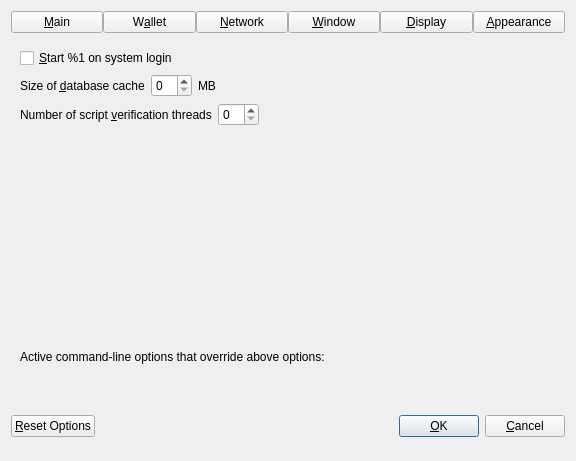
<?xml version="1.0" encoding="UTF-8"?>
<ui version="4.0">
 <class>OptionsDialog</class>
 <widget class="QDialog" name="OptionsDialog">
  <property name="geometry">
   <rect>
    <x>0</x>
    <y>0</y>
    <width>576</width>
    <height>402</height>
   </rect>
  </property>
  <property name="windowTitle">
   <string>Options</string>
  </property>
  <property name="modal">
   <bool>true</bool>
  </property>
  <layout class="QVBoxLayout" name="verticalLayout">
   <item>
    <layout class="QHBoxLayout" name="horizontalLayout_Buttons_2">
     <property name="spacing">
      <number>0</number>
     </property>
     <property name="topMargin">
      <number>0</number>
     </property>
     <item>
      <widget class="QPushButton" name="btnMain">
       <property name="text">
        <string>&amp;Main</string>
       </property>
       <property name="checkable">
        <bool>true</bool>
       </property>
      </widget>
     </item>
     <item>
      <widget class="QPushButton" name="btnWallet">
       <property name="text">
        <string>W&amp;allet</string>
       </property>
       <property name="checkable">
        <bool>true</bool>
       </property>
      </widget>
     </item>
     <item>
      <widget class="QPushButton" name="btnNetwork">
       <property name="text">
        <string>&amp;Network</string>
       </property>
       <property name="checkable">
        <bool>true</bool>
       </property>
      </widget>
     </item>
     <item>
      <widget class="QPushButton" name="btnWindow">
       <property name="text">
        <string>&amp;Window</string>
       </property>
       <property name="checkable">
        <bool>true</bool>
       </property>
      </widget>
     </item>
     <item>
      <widget class="QPushButton" name="btnDisplay">
       <property name="text">
        <string>&amp;Display</string>
       </property>
       <property name="checkable">
        <bool>true</bool>
       </property>
      </widget>
     </item>
     <item>
      <widget class="QPushButton" name="btnAppearance">
       <property name="text">
        <string>&amp;Appearance</string>
       </property>
       <property name="checkable">
        <bool>true</bool>
       </property>
      </widget>
     </item>
    </layout>
   </item>
   <item>
    <widget class="QStackedWidget" name="stackedWidgetOptions">
     <property name="minimumSize">
      <size>
       <width>0</width>
       <height>0</height>
      </size>
     </property>
     <property name="currentIndex">
      <number>0</number>
     </property>
     <widget class="QWidget" name="pageMain">
      <layout class="QVBoxLayout" name="verticalLayout_Main">
       <item>
        <widget class="QCheckBox" name="bitcoinAtStartup">
         <property name="toolTip">
          <string>Automatically start %1 after logging in to the system.</string>
         </property>
         <property name="text">
          <string>&amp;Start %1 on system login</string>
         </property>
        </widget>
       </item>
       <item>
        <layout class="QHBoxLayout" name="horizontalLayout_2_Main">
         <item>
          <widget class="QLabel" name="databaseCacheLabel">
           <property name="text">
            <string>Size of &amp;database cache</string>
           </property>
           <property name="textFormat">
            <enum>Qt::PlainText</enum>
           </property>
           <property name="buddy">
            <cstring>databaseCache</cstring>
           </property>
          </widget>
         </item>
         <item>
          <widget class="QSpinBox" name="databaseCache"/>
         </item>
         <item>
          <widget class="QLabel" name="databaseCacheUnitLabel">
           <property name="text">
            <string>MB</string>
           </property>
           <property name="textFormat">
            <enum>Qt::PlainText</enum>
           </property>
          </widget>
         </item>
         <item>
          <spacer name="horizontalSpacer_2_Main">
           <property name="orientation">
            <enum>Qt::Horizontal</enum>
           </property>
           <property name="sizeHint" stdset="0">
            <size>
             <width>40</width>
             <height>20</height>
            </size>
           </property>
          </spacer>
         </item>
        </layout>
       </item>
       <item>
        <layout class="QHBoxLayout" name="horizontalLayout_3_Main">
         <item>
          <widget class="QLabel" name="threadsScriptVerifLabel">
           <property name="text">
            <string>Number of script &amp;verification threads</string>
           </property>
           <property name="textFormat">
            <enum>Qt::PlainText</enum>
           </property>
           <property name="buddy">
            <cstring>threadsScriptVerif</cstring>
           </property>
          </widget>
         </item>
         <item>
          <widget class="QSpinBox" name="threadsScriptVerif">
           <property name="toolTip">
            <string>(0 = auto, &lt;0 = leave that many cores free)</string>
           </property>
          </widget>
         </item>
         <item>
          <spacer name="horizontalSpacer_3_Main">
           <property name="orientation">
            <enum>Qt::Horizontal</enum>
           </property>
           <property name="sizeHint" stdset="0">
            <size>
             <width>40</width>
             <height>20</height>
            </size>
           </property>
          </spacer>
         </item>
        </layout>
       </item>
       <item>
        <spacer name="verticalSpacer_Main">
         <property name="orientation">
          <enum>Qt::Vertical</enum>
         </property>
         <property name="sizeHint" stdset="0">
          <size>
           <width>20</width>
           <height>40</height>
          </size>
         </property>
        </spacer>
       </item>
      </layout>
     </widget>
     <widget class="QWidget" name="pageWallet">
      <layout class="QVBoxLayout" name="verticalLayout_Wallet">
       <item>
        <widget class="QGroupBox" name="groupBox">
         <property name="title">
          <string>Expert</string>
         </property>
         <layout class="QVBoxLayout" name="verticalLayout_2">
          <item>
           <widget class="QCheckBox" name="coinControlFeatures">
            <property name="toolTip">
             <string>Whether to show coin control features or not.</string>
            </property>
            <property name="text">
             <string>Enable coin &amp;control features</string>
            </property>
           </widget>
          </item>
          <item>
           <widget class="QCheckBox" name="showMasternodesTab">
            <property name="toolTip">
             <string>Show additional tab listing all your masternodes in first sub-tab&lt;br/&gt;and all masternodes on the network in second sub-tab.</string>
            </property>
            <property name="text">
             <string>Show Masternodes Tab</string>
            </property>
           </widget>
          </item>
          <item>
           <widget class="QCheckBox" name="showAdvancedPSUI">
            <property name="toolTip">
             <string>Show additional information and buttons for PrivateSend on overview screen.</string>
            </property>
            <property name="text">
             <string>Enable advanced PrivateSend interface</string>
            </property>
           </widget>
          </item>
          <item>
           <widget class="QCheckBox" name="showPrivateSendPopups">
            <property name="toolTip">
             <string>Show system popups for PrivateSend mixing transactions&lt;br/&gt;just like for all other transaction types.</string>
            </property>
            <property name="text">
             <string>Show popups for PrivateSend transactions</string>
            </property>
           </widget>
          </item>
          <item>
           <widget class="QCheckBox" name="lowKeysWarning">
            <property name="toolTip">
             <string>Show warning dialog when PrivateSend detects that wallet has very low number of keys left.</string>
            </property>
            <property name="text">
             <string>Warn if PrivateSend is running out of keys</string>
            </property>
           </widget>
          </item>
          <item>
           <widget class="QCheckBox" name="privateSendMultiSession">
            <property name="toolTip">
             <string>Whether to use experimental PrivateSend mode with multiple mixing sessions per block.&lt;br/&gt;Note: You must use this feature carefully.&lt;br/&gt;Make sure you always have recent wallet (auto)backup in a safe place!</string>
            </property>
            <property name="text">
             <string>Enable PrivateSend &amp;multi-session</string>
            </property>
           </widget>
          </item>
          <item>
           <widget class="QCheckBox" name="spendZeroConfChange">
            <property name="toolTip">
             <string>If you disable the spending of unconfirmed change, the change from a transaction&lt;br/&gt;cannot be used until that transaction has at least one confirmation.&lt;br/&gt;This also affects how your balance is computed.</string>
            </property>
            <property name="text">
             <string>&amp;Spend unconfirmed change</string>
            </property>
           </widget>
          </item>
         </layout>
        </widget>
       </item>
       <item>
        <layout class="QHBoxLayout" name="horizontalLayout_4_Wallet">
         <item>
          <widget class="QLabel" name="label">
           <property name="toolTip">
            <string>This setting determines the amount of individual masternodes that an input will be mixed through.&lt;br/&gt;More rounds of mixing gives a higher degree of privacy, but also costs more in fees.</string>
           </property>
           <property name="text">
            <string>PrivateSend rounds to use</string>
           </property>
          </widget>
         </item>
         <item>
          <widget class="QSpinBox" name="privateSendRounds">
           <property name="minimum">
            <number>2</number>
           </property>
           <property name="maximum">
            <number>16</number>
           </property>
           <property name="value">
            <number>4</number>
           </property>
          </widget>
         </item>
        </layout>
       </item>
       <item>
        <layout class="QHBoxLayout" name="horizontalLayout">
         <item>
          <widget class="QLabel" name="label_2">
           <property name="toolTip">
            <string>This amount acts as a threshold to turn off PrivateSend once it's reached.</string>
           </property>
           <property name="statusTip">
            <string notr="true"/>
           </property>
           <property name="whatsThis">
            <string notr="true"/>
           </property>
           <property name="accessibleName">
            <string notr="true"/>
           </property>
           <property name="accessibleDescription">
            <string notr="true"/>
           </property>
           <property name="text">
            <string>Target PrivateSend balance</string>
           </property>
          </widget>
         </item>
         <item>
          <widget class="QSpinBox" name="privateSendAmount">
           <property name="minimum">
            <number>2</number>
           </property>
           <property name="maximum">
            <number>2000</number>
           </property>
           <property name="singleStep">
            <number>10</number>
           </property>
           <property name="value">
            <number>1000</number>
           </property>
          </widget>
         </item>
        </layout>
       </item>
       <item>
        <spacer name="verticalSpacer_Wallet">
         <property name="orientation">
          <enum>Qt::Vertical</enum>
         </property>
         <property name="sizeHint" stdset="0">
          <size>
           <width>20</width>
           <height>40</height>
          </size>
         </property>
        </spacer>
       </item>
      </layout>
     </widget>
     <widget class="QWidget" name="pageNetwork">
      <layout class="QVBoxLayout" name="verticalLayout_Network">
       <item>
        <widget class="QCheckBox" name="mapPortUpnp">
         <property name="toolTip">
          <string>Automatically open the Dash Core client port on the router. This only works when your router supports UPnP and it is enabled.</string>
         </property>
         <property name="text">
          <string>Map port using &amp;UPnP</string>
         </property>
        </widget>
       </item>
       <item>
        <widget class="QCheckBox" name="allowIncoming">
         <property name="toolTip">
          <string>Accept connections from outside.</string>
         </property>
         <property name="text">
          <string>Allow incomin&amp;g connections</string>
         </property>
        </widget>
       </item>
       <item>
        <widget class="QCheckBox" name="connectSocks">
         <property name="toolTip">
          <string>Connect to the Dash network through a SOCKS5 proxy.</string>
         </property>
         <property name="text">
          <string>&amp;Connect through SOCKS5 proxy (default proxy):</string>
         </property>
        </widget>
       </item>
       <item>
        <layout class="QHBoxLayout" name="horizontalLayout_1_Network">
         <item>
          <widget class="QLabel" name="proxyIpLabel">
           <property name="text">
            <string>Proxy &amp;IP:</string>
           </property>
           <property name="textFormat">
            <enum>Qt::PlainText</enum>
           </property>
           <property name="buddy">
            <cstring>proxyIp</cstring>
           </property>
          </widget>
         </item>
         <item>
          <widget class="QValidatedLineEdit" name="proxyIp">
           <property name="minimumSize">
            <size>
             <width>140</width>
             <height>0</height>
            </size>
           </property>
           <property name="maximumSize">
            <size>
             <width>140</width>
             <height>16777215</height>
            </size>
           </property>
           <property name="toolTip">
            <string>IP address of the proxy (e.g. IPv4: 127.0.0.1 / IPv6: ::1)</string>
           </property>
          </widget>
         </item>
         <item>
          <widget class="QLabel" name="proxyPortLabel">
           <property name="text">
            <string>&amp;Port:</string>
           </property>
           <property name="textFormat">
            <enum>Qt::PlainText</enum>
           </property>
           <property name="buddy">
            <cstring>proxyPort</cstring>
           </property>
          </widget>
         </item>
         <item>
          <widget class="QLineEdit" name="proxyPort">
           <property name="minimumSize">
            <size>
             <width>55</width>
             <height>0</height>
            </size>
           </property>
           <property name="maximumSize">
            <size>
             <width>55</width>
             <height>16777215</height>
            </size>
           </property>
           <property name="toolTip">
            <string>Port of the proxy (e.g. 9050)</string>
           </property>
          </widget>
         </item>
         <item>
          <spacer name="horizontalSpacer_1_Network">
           <property name="orientation">
            <enum>Qt::Horizontal</enum>
           </property>
           <property name="sizeHint" stdset="0">
            <size>
             <width>40</width>
             <height>20</height>
            </size>
           </property>
          </spacer>
         </item>
        </layout>
       </item>
       <item>
        <layout class="QHBoxLayout" name="horizontalLayout_2_Network">
         <item>
          <widget class="QLabel" name="proxyActiveNets">
           <property name="text">
            <string>Used for reaching peers via:</string>
           </property>
           <property name="textFormat">
            <enum>Qt::PlainText</enum>
           </property>
          </widget>
         </item>
         <item>
          <widget class="QCheckBox" name="proxyReachIPv4">
           <property name="enabled">
            <bool>false</bool>
           </property>
           <property name="toolTip">
            <string>Shows if the supplied default SOCKS5 proxy is used to reach peers via this network type.</string>
           </property>
           <property name="text">
            <string/>
           </property>
          </widget>
         </item>
         <item>
          <widget class="QLabel" name="proxyReachIPv4Label">
           <property name="text">
            <string>IPv4</string>
           </property>
           <property name="textFormat">
            <enum>Qt::PlainText</enum>
           </property>
          </widget>
         </item>
         <item>
          <widget class="QCheckBox" name="proxyReachIPv6">
           <property name="enabled">
            <bool>false</bool>
           </property>
           <property name="toolTip">
            <string>Shows if the supplied default SOCKS5 proxy is used to reach peers via this network type.</string>
           </property>
           <property name="text">
            <string/>
           </property>
          </widget>
         </item>
         <item>
          <widget class="QLabel" name="proxyReachIPv6Label">
           <property name="text">
            <string>IPv6</string>
           </property>
           <property name="textFormat">
            <enum>Qt::PlainText</enum>
           </property>
          </widget>
         </item>
         <item>
          <widget class="QCheckBox" name="proxyReachTor">
           <property name="enabled">
            <bool>false</bool>
           </property>
           <property name="toolTip">
            <string>Shows if the supplied default SOCKS5 proxy is used to reach peers via this network type.</string>
           </property>
           <property name="text">
            <string/>
           </property>
          </widget>
         </item>
         <item>
          <widget class="QLabel" name="proxyReachTorLabel">
           <property name="text">
            <string>Tor</string>
           </property>
           <property name="textFormat">
            <enum>Qt::PlainText</enum>
           </property>
          </widget>
         </item>
         <item>
          <spacer name="horizontalSpacer_2_Network">
           <property name="orientation">
            <enum>Qt::Horizontal</enum>
           </property>
           <property name="sizeHint" stdset="0">
            <size>
             <width>40</width>
             <height>20</height>
            </size>
           </property>
          </spacer>
         </item>
        </layout>
       </item>
       <item>
        <widget class="QCheckBox" name="connectSocksTor">
         <property name="toolTip">
          <string>Connect to the Dash network through a separate SOCKS5 proxy for Tor hidden services.</string>
         </property>
         <property name="text">
          <string>Use separate SOCKS&amp;5 proxy to reach peers via Tor hidden services:</string>
         </property>
        </widget>
       </item>
       <item>
        <layout class="QHBoxLayout" name="horizontalLayout_3_Network">
         <item>
          <widget class="QLabel" name="proxyIpTorLabel">
           <property name="text">
            <string>Proxy &amp;IP:</string>
           </property>
           <property name="textFormat">
            <enum>Qt::PlainText</enum>
           </property>
           <property name="buddy">
            <cstring>proxyIpTor</cstring>
           </property>
          </widget>
         </item>
         <item>
          <widget class="QValidatedLineEdit" name="proxyIpTor">
           <property name="minimumSize">
            <size>
             <width>140</width>
             <height>0</height>
            </size>
           </property>
           <property name="maximumSize">
            <size>
             <width>140</width>
             <height>16777215</height>
            </size>
           </property>
           <property name="toolTip">
            <string>IP address of the proxy (e.g. IPv4: 127.0.0.1 / IPv6: ::1)</string>
           </property>
          </widget>
         </item>
         <item>
          <widget class="QLabel" name="proxyPortTorLabel">
           <property name="text">
            <string>&amp;Port:</string>
           </property>
           <property name="textFormat">
            <enum>Qt::PlainText</enum>
           </property>
           <property name="buddy">
            <cstring>proxyPortTor</cstring>
           </property>
          </widget>
         </item>
         <item>
          <widget class="QLineEdit" name="proxyPortTor">
           <property name="minimumSize">
            <size>
             <width>55</width>
             <height>0</height>
            </size>
           </property>
           <property name="maximumSize">
            <size>
             <width>55</width>
             <height>16777215</height>
            </size>
           </property>
           <property name="toolTip">
            <string>Port of the proxy (e.g. 9050)</string>
           </property>
          </widget>
         </item>
         <item>
          <spacer name="horizontalSpacer_4_Network">
           <property name="orientation">
            <enum>Qt::Horizontal</enum>
           </property>
           <property name="sizeHint" stdset="0">
            <size>
             <width>40</width>
             <height>20</height>
            </size>
           </property>
          </spacer>
         </item>
        </layout>
       </item>
       <item>
        <spacer name="verticalSpacer_Network">
         <property name="orientation">
          <enum>Qt::Vertical</enum>
         </property>
         <property name="sizeHint" stdset="0">
          <size>
           <width>20</width>
           <height>40</height>
          </size>
         </property>
        </spacer>
       </item>
      </layout>
     </widget>
     <widget class="QWidget" name="pageWindow">
      <layout class="QVBoxLayout" name="verticalLayout_Window">
       <item>
        <widget class="QCheckBox" name="hideTrayIcon">
         <property name="toolTip">
          <string>Hide the icon from the system tray.</string>
         </property>
         <property name="text">
          <string>&amp;Hide tray icon</string>
         </property>
        </widget>
       </item>
       <item>
        <widget class="QCheckBox" name="minimizeToTray">
         <property name="toolTip">
          <string>Show only a tray icon after minimizing the window.</string>
         </property>
         <property name="text">
          <string>&amp;Minimize to the tray instead of the taskbar</string>
         </property>
        </widget>
       </item>
       <item>
        <widget class="QCheckBox" name="minimizeOnClose">
         <property name="toolTip">
          <string>Minimize instead of exit the application when the window is closed. When this option is enabled, the application will be closed only after selecting Exit in the menu.</string>
         </property>
         <property name="text">
          <string>M&amp;inimize on close</string>
         </property>
        </widget>
       </item>
       <item>
        <spacer name="verticalSpacer_Window">
         <property name="orientation">
          <enum>Qt::Vertical</enum>
         </property>
         <property name="sizeHint" stdset="0">
          <size>
           <width>20</width>
           <height>40</height>
          </size>
         </property>
        </spacer>
       </item>
      </layout>
     </widget>
     <widget class="QWidget" name="pageDisplay">
      <layout class="QVBoxLayout" name="verticalLayout_Display">
       <item>
        <layout class="QHBoxLayout" name="horizontalLayout_1_Display">
         <item>
          <widget class="QLabel" name="langLabel">
           <property name="text">
            <string>User Interface &amp;language:</string>
           </property>
           <property name="textFormat">
            <enum>Qt::PlainText</enum>
           </property>
           <property name="buddy">
            <cstring>lang</cstring>
           </property>
          </widget>
         </item>
         <item>
          <widget class="QValueComboBox" name="lang">
           <property name="toolTip">
            <string>The user interface language can be set here. This setting will take effect after restarting %1.</string>
           </property>
          </widget>
         </item>
        </layout>
       </item>
       <item>
        <widget class="QLabel" name="label_3">
         <property name="toolTip">
          <string notr="true"/>
         </property>
         <property name="statusTip">
          <string notr="true"/>
         </property>
         <property name="whatsThis">
          <string notr="true"/>
         </property>
         <property name="accessibleName">
          <string notr="true"/>
         </property>
         <property name="text">
          <string>Language missing or translation incomplete? Help contributing translations here:
https://www.transifex.com/projects/p/dash/</string>
         </property>
         <property name="wordWrap">
          <bool>true</bool>
         </property>
         <property name="openExternalLinks">
          <bool>true</bool>
         </property>
         <property name="textInteractionFlags">
          <set>Qt::TextBrowserInteraction</set>
         </property>
        </widget>
       </item>
       <item>
        <widget class="Line" name="line">
         <property name="orientation">
          <enum>Qt::Horizontal</enum>
         </property>
        </widget>
       </item>
       <item>
        <layout class="QHBoxLayout" name="horizontalLayout_2_Display">
         <item>
          <widget class="QLabel" name="unitLabel">
           <property name="text">
            <string>&amp;Unit to show amounts in:</string>
           </property>
           <property name="textFormat">
            <enum>Qt::PlainText</enum>
           </property>
           <property name="buddy">
            <cstring>unit</cstring>
           </property>
          </widget>
         </item>
         <item>
          <widget class="QValueComboBox" name="unit">
           <property name="toolTip">
            <string>Choose the default subdivision unit to show in the interface and when sending coins.</string>
           </property>
          </widget>
         </item>
        </layout>
       </item>
       <item>
        <layout class="QHBoxLayout" name="horizontalLayout_5_Display">
         <item>
          <widget class="QLabel" name="digitsLabel">
           <property name="text">
            <string>Decimal digits</string>
           </property>
          </widget>
         </item>
         <item>
          <widget class="QValueComboBox" name="digits"/>
         </item>
        </layout>
       </item>
       <item>
        <layout class="QHBoxLayout" name="horizontalLayout_3_Display">
         <item>
          <widget class="QLabel" name="thirdPartyTxUrlsLabel">
           <property name="toolTip">
            <string>Third party URLs (e.g. a block explorer) that appear in the transactions tab as context menu items.&lt;br/&gt;%s in the URL is replaced by transaction hash. Multiple URLs are separated by vertical bar |.</string>
           </property>
           <property name="text">
            <string>&amp;Third party transaction URLs</string>
           </property>
           <property name="buddy">
            <cstring>thirdPartyTxUrls</cstring>
           </property>
          </widget>
         </item>
         <item>
          <widget class="QLineEdit" name="thirdPartyTxUrls">
           <property name="toolTip">
            <string>Third party URLs (e.g. a block explorer) that appear in the transactions tab as context menu items.&lt;br/&gt;%s in the URL is replaced by transaction hash. Multiple URLs are separated by vertical bar |.</string>
           </property>
          </widget>
         </item>
        </layout>
       </item>
       <item>
        <spacer name="verticalSpacer">
         <property name="orientation">
          <enum>Qt::Vertical</enum>
         </property>
         <property name="sizeHint" stdset="0">
          <size>
           <width>20</width>
           <height>40</height>
          </size>
         </property>
        </spacer>
       </item>
      </layout>
     </widget>
     <widget class="QWidget" name="pageAppearance">
      <layout class="QVBoxLayout" name="verticalLayout_3">
       <item>
        <widget class="AppearanceWidget" name="appearance" native="true"/>
       </item>
       <item>
        <spacer name="verticalSpacer_2">
         <property name="orientation">
          <enum>Qt::Vertical</enum>
         </property>
         <property name="sizeHint" stdset="0">
          <size>
           <width>20</width>
           <height>6</height>
          </size>
         </property>
        </spacer>
       </item>
      </layout>
     </widget>
    </widget>
   </item>
   <item>
    <widget class="QFrame" name="frame">
     <layout class="QVBoxLayout" name="verticalLayout_Bottom">
      <item>
       <layout class="QHBoxLayout" name="horizontalLayout_Bottom">
        <item>
         <widget class="QLabel" name="overriddenByCommandLineInfoLabel">
          <property name="text">
           <string>Active command-line options that override above options:</string>
          </property>
          <property name="textFormat">
           <enum>Qt::PlainText</enum>
          </property>
         </widget>
        </item>
        <item>
         <spacer name="horizontalSpacer_Bottom">
          <property name="orientation">
           <enum>Qt::Horizontal</enum>
          </property>
          <property name="sizeHint" stdset="0">
           <size>
            <width>40</width>
            <height>20</height>
           </size>
          </property>
         </spacer>
        </item>
       </layout>
      </item>
      <item>
       <widget class="QLabel" name="overriddenByCommandLineLabel">
        <property name="text">
         <string/>
        </property>
        <property name="textFormat">
         <enum>Qt::PlainText</enum>
        </property>
        <property name="wordWrap">
         <bool>true</bool>
        </property>
       </widget>
      </item>
     </layout>
    </widget>
   </item>
   <item>
    <layout class="QHBoxLayout" name="horizontalLayout_Buttons">
     <item>
      <widget class="QPushButton" name="resetButton">
       <property name="toolTip">
        <string>Reset all client options to default.</string>
       </property>
       <property name="text">
        <string>&amp;Reset Options</string>
       </property>
       <property name="autoDefault">
        <bool>false</bool>
       </property>
      </widget>
     </item>
     <item>
      <spacer name="horizontalSpacer_1">
       <property name="orientation">
        <enum>Qt::Horizontal</enum>
       </property>
       <property name="sizeHint" stdset="0">
        <size>
         <width>40</width>
         <height>48</height>
        </size>
       </property>
      </spacer>
     </item>
     <item>
      <widget class="QLabel" name="statusLabel">
       <property name="minimumSize">
        <size>
         <width>200</width>
         <height>0</height>
        </size>
       </property>
       <property name="text">
        <string/>
       </property>
       <property name="textFormat">
        <enum>Qt::PlainText</enum>
       </property>
       <property name="wordWrap">
        <bool>true</bool>
       </property>
      </widget>
     </item>
     <item>
      <spacer name="horizontalSpacer_2">
       <property name="orientation">
        <enum>Qt::Horizontal</enum>
       </property>
       <property name="sizeHint" stdset="0">
        <size>
         <width>40</width>
         <height>48</height>
        </size>
       </property>
      </spacer>
     </item>
     <item>
      <widget class="QPushButton" name="okButton">
       <property name="text">
        <string>&amp;OK</string>
       </property>
       <property name="autoDefault">
        <bool>false</bool>
       </property>
       <property name="default">
        <bool>true</bool>
       </property>
      </widget>
     </item>
     <item>
      <widget class="QPushButton" name="cancelButton">
       <property name="text">
        <string>&amp;Cancel</string>
       </property>
       <property name="autoDefault">
        <bool>false</bool>
       </property>
      </widget>
     </item>
    </layout>
   </item>
  </layout>
 </widget>
 <customwidgets>
  <customwidget>
   <class>QValidatedLineEdit</class>
   <extends>QLineEdit</extends>
   <header>qt/qvalidatedlineedit.h</header>
  </customwidget>
  <customwidget>
   <class>QValueComboBox</class>
   <extends>QComboBox</extends>
   <header>qt/qvaluecombobox.h</header>
  </customwidget>
  <customwidget>
   <class>AppearanceWidget</class>
   <extends>QWidget</extends>
   <header>qt/appearancewidget.h</header>
   <container>1</container>
  </customwidget>
 </customwidgets>
 <resources/>
 <connections/>
</ui>
